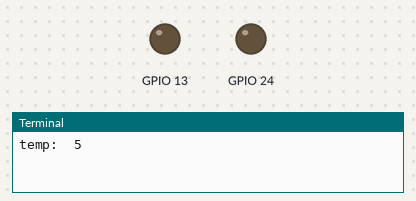
Bench run of a program on a simulated Raspberry Pi (BCM pin numbers). Parts: output pins drawn as LEDs (lit = HIGH), the last lines printed to the terminal. Random numbers come from a fixed seed.

Above: at 0.1 s.
At 19.1 s:
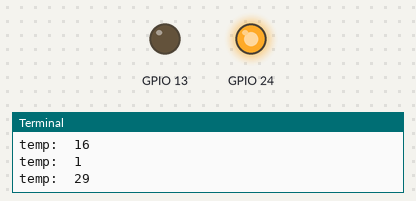
At 25.1 s:
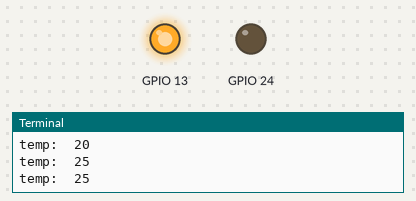
At 36.1 s:
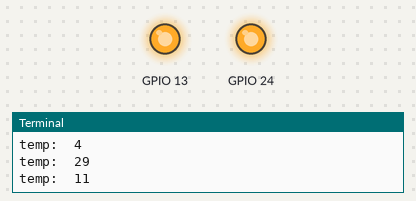
Timing chart, 0 to 37.6 s (numbered marks = the images above):
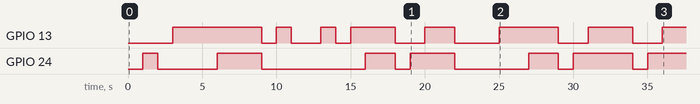

The program:

ej3.py
```python
import RPi.GPIO as gpio
import time
import random
gpio.setmode(gpio.BCM)
gpio.setwarnings(False)
gpio.setup(24, gpio.OUT)
gpio.setup(13, gpio.OUT)


gpio.setup(14, gpio.IN, pull_up_down=gpio.PUD_UP)
state_led = 0

while True:
    rand = random.randint(1,30)
    print("temp: ",rand)
    time.sleep(1)
    temperature = rand
    if temperature >=12 and temperature <=20:
        gpio.output(24, False)
        gpio.output(13, False)
    elif temperature <12:
        gpio.output(24, True)
    elif temperature >20:
        gpio.output(13, True)
```

Measured:
- by itself, GPIO 13: LOW → HIGH at 3.0 s, → LOW 6.0 s later, → HIGH 1.0 s later, → LOW 1.0 s later, … (15 changes in this stretch)
- by itself, GPIO 24: LOW → HIGH at 1.0 s, → LOW 1.0 s later, → HIGH 4.0 s later, → LOW 3.0 s later, … (13 changes in this stretch)
